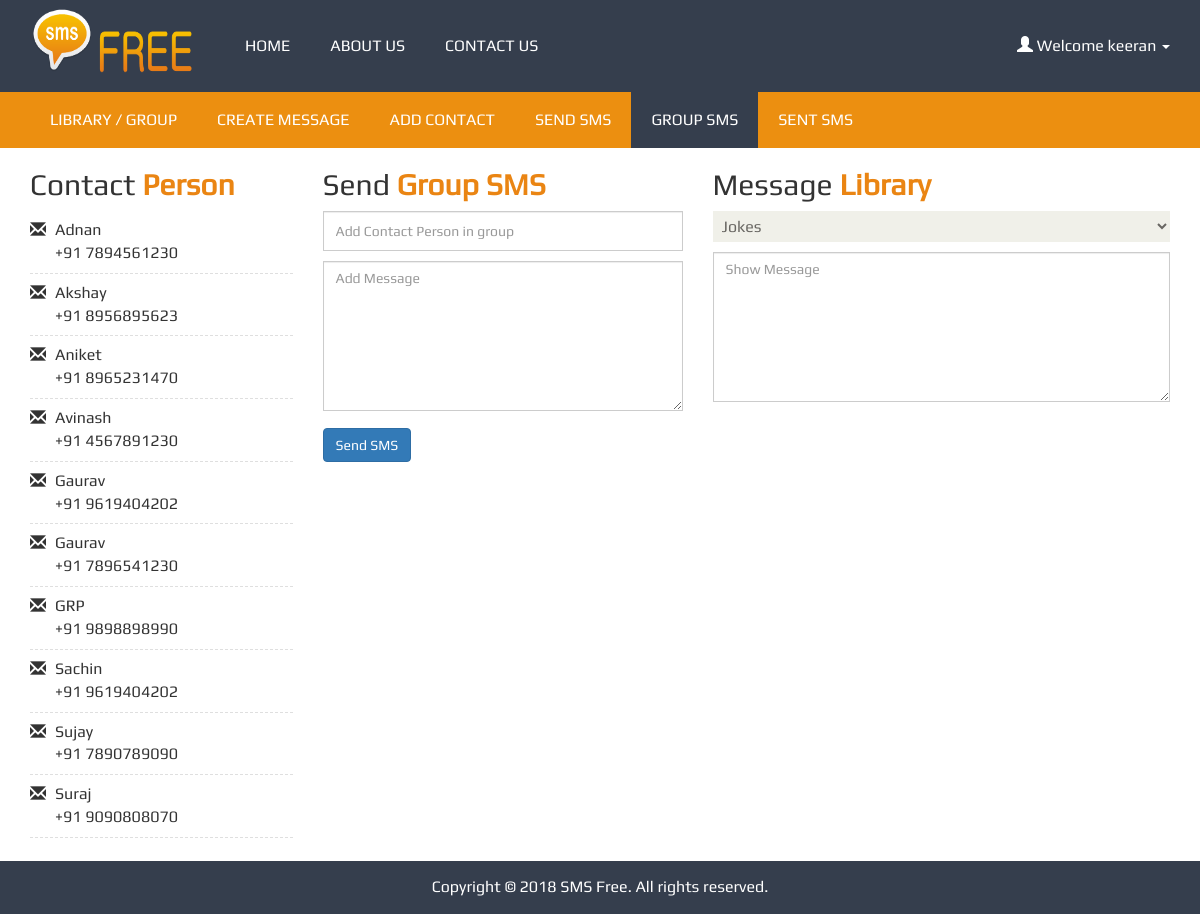
Page /group-sms.php (signed in) on the committed database.
### tables this page shows
CREATE TABLE IF NOT EXISTS `person_contact` (
`per_id` int(11) NOT NULL,
  `per_name` varchar(100) DEFAULT NULL,
  `per_mobile` bigint(20) DEFAULT NULL,
  `per_grid` varchar(100) DEFAULT NULL,
  `per_time` timestamp NOT NULL DEFAULT CURRENT_TIMESTAMP ON UPDATE CURRENT_TIMESTAMP
);

### model/db_project.php (called while the page is built, shortened)
<?php
	require_once 'db_helper.php';
	final class db_project extends db_helper{
		function show_person(){
			return parent::select("per_grid,per_name,per_mobile","person_contact","1 order by per_name asc");
		}
	}
	$obj = new db_project();
?>

### model/db_connect.php (called while the page is built, shortened)
<?php
	abstract class db_connect implements db_parameter{
		function __construct(){
			$this->conn = new mysqli(self::HOST,self::USER,self::PASS,self::DB);
		}
	}
?>

### model/db_helper.php (called while the page is built, shortened)
<?php
	require_once 'db_connect.php';
	abstract class db_helper extends db_connect{
		function select($col,$table,$condition){
			$str = "select $col from $table where $condition";
			$ans = $this->conn->query($str) or die ($this->conn->error);
			if($ans->num_rows==0){
				return 0;
			}
			else{
				while($result = $ans->fetch_object()){
					$data[]= $result;
				}
				return $data;
			}
		}
	}
?>

### group-sms.php (the view, shortened to what this page needs)
<?php
	require_once 'incs/header.php';
?>
<div class="container-fluid">
	<div class="container">
		<div class="row">
			<div class="col-lg-3 col-md-3 col-sm-12 col-xs-12">
				<h2>Contact <span>Person</span></h2>
				<?php
					$ans = $obj->show_person();
					if(is_array($ans)):
						foreach($ans as $val):
				?>
				<ul class="list left-contact">
					<li><a href="#"><span><?php echo $val->per_name; ?></span><span>+91 <?php echo $val->per_mobile; ?></span></a></li>
				</ul>
				<?php
					endforeach;
					endif;
				?>
			</div>
			<div class="col-lg-4 col-md-4 col-sm-12 col-xs-12">
				<h2>Send <span>Group SMS</span></h2>
				<div class="nmessage_form">
					<form id="group_form">
						<div class="form-group">
							<div class="input-group clearfix">
							  <input type="text" class="form-control" id="exampleInput" placeholder="Add Contact Person in group" name="pre_name">
							</div>
							<div class="input-group">
								<textarea type="text" class="form-control" id="exampleInputMessage" placeholder="Add Message" name="me_name"></textarea>
							</div>
							<div class="input-group">
							  <button type="button" class="btn btn-primary group_btn">Send SMS</button>
							</div>
						</div>
					</form>
				</div>
			</div>
			<div class="col-lg-5 col-md-5 col-sm-12 col-xs-12">
				<h2>Message <span>Library</span></h2>
				<div class="show-block">
					<div class="form-group">
						<div class="input-group">
							<select class="select-group">
								<option>Jokes</option>
							</select>
						</div>
						<div class="input-group">
							<textarea type="text" class="form-control" id="exampleInputMessage" placeholder="Show Message" name="me_name"></textarea>
						</div>
					</div>
				</div>
			</div>
		</div>
	</div><br/>
</div>
<?php
	require_once 'incs/footer.php';
?>

### incs/header.php (shortened to what this page needs)
<?php
	require_once 'model/db_project.php';
?>
<!DOCTYPE html>
<html lang="en">
<head>
	<?php require_once 'embeds.php';?>
</head>
<body>
	<header>
		<div class="container">
			<div class="row">
				<div class="col-lg-4 col-md-4 col-sm-4 col-xs-12 pull-right">
					<div class="pull-right">
						<?php
							if(isset($_SESSION['for_name'])):
						?>
						<ul class="login-menu login-top-padd">
							<li class="dropdown"><a href="#" class="dropdown-toggle" data-toggle="dropdown" role="button" aria-haspopup="true" aria-expanded="false"><i class="glyphicon glyphicon-user"></i> Welcome <?php echo $_SESSION['for_name'];?> <span class="caret"></span></a>
							</li>
						</ul>
						<?php
							endif;
						?>
					</div>
				</div>
				<div class="col-lg-2 col-md-2 col-sm-2 col-xs-12">
					<figure class="logo">
						<a href="index.php"><img src="assets/images/logo.png" alt="SMS Free" class="img-responsive"></a>
					</figure>
				</div>
				<div class="col-lg-6 col-md-6 col-sm-6 col-xs-12">
					<ul class="flexy-menu main-menu">
						<li <?php active('index.php');?>><a href="index.php">Home</a></li>
						<li <?php active('about-us.php');?>><a href="about-us.php">About Us</a></li>
						<li <?php active('contact-us.php');?>><a href="contact-us.php">Contact Us</a></li>
					</ul>
				</div>
			</div>
		</div>
	</header>
	<?php
		if(isset($_SESSION['for_name'])):
	?>
	<div class="menu-block">
		<div class="container">
			<div class="row">
				<div class="col-lg-12 col-md-12 col-sm-12 col-xs-12">
					<ul class="flexy-menu orange">
						<li <?php active('library.php');?>><a href="library.php">Library / Group</a></li>
						<li <?php active('create-message.php');?>><a href="create-message.php">Create Message</a></li>
						<li <?php active('add-contact.php');?>><a href="add-contact.php">Add Contact</a></li>
						<li <?php active('send-sms.php');?>><a href="send-sms.php">Send SMS</a></li>
						<li <?php active('group-sms.php');?>><a href="group-sms.php">Group SMS</a></li>
						<li <?php active('sent-sms.php');?>><a href="sent-sms.php">Sent SMS</a></li>
					</ul>
				</div>
			</div>
		</div>
	</div>
	<?php
		endif;
	?>

### incs/embeds.php (shortened to what this page needs)
<?php
	function active($page_name) {
		if(basename($_SERVER['PHP_SELF']) == $page_name) {
			echo 'class="active"';
		}
	}
?>
<link rel="stylesheet" href="assets/css/bootstrap.min.css">
<link rel="stylesheet" href="assets/css/font-awesome.min.css">
<link rel="stylesheet" href="assets/css/flexy-menu.css">
<link rel="stylesheet" href="assets/css/style.css">

### incs/footer.php (shortened to what this page needs)
<footer>
	<div class="container">
		<div class="row">
			<div class="col-lg-12">
				<div class="copyright-block">
					Copyright &copy; <span id="copyright-year"></span> SMS Free. All rights reserved.
				</div>
			</div>
		</div>
	</div>
</footer>
</body>
</html>

### assets/css/flexy-menu.css (style rules this page uses)
.flexy-menu { width: 100%; margin:0; padding: 0; position:relative; float:left; list-style: none; }
.flexy-menu li { display:inline-block; font-size:16px; margin:0; padding:0; float:left; line-height: 20px; position:relative; }
.flexy-menu > li > a { padding:18px 20px; color:#ffffff; text-decoration:none; display:block; text-transform:uppercase; -webkit-transition:color 0.2s linear, background 0.2s linear; -moz-transition:color 0.2s linear, background 0.2s linear; -o-transition:color 0.2s linear, background 0.2s linear; transition:color 0.2s linear, background 0.2s linear; }
.main-menu > li > a { padding: 28px 20px; }
.flexy-menu li:hover > a, .flexy-menu li.active a { color: #EA8513; }
.orange li:hover > a, .orange li.active a { background:#353E4D; color: #fff!important; }

### assets/css/style.css (style rules this page uses)
body { font-family: 'playregular'; font-size: 16px; color: #333; background: #353E4D; }
ul,ol { margin:0; padding:0; list-style-type: none; }
.container-fluid { background:#ffffff; }
header { padding:8px 0; }
img { max-width: 100%; }
.logo { padding: 0 0 10px 0; }
.logo img { height:65px; }
.login-top-padd { padding-top: 27px; }
.login-menu > li > a { color: #ffffff; font-size:16px; }
.welcome-block h1 span, h2 span { color: #EA8513; font-weight: bold; }
.menu-block { background: #EC8F10; }
.list li { position: relative; border-bottom: 1px dashed #dfdfdf; padding:8px 0 8px 25px; }
.list li:before { position: absolute; left:0; content: "\2709"; font-family: 'Glyphicons Halflings'; }
.list li a { color: inherit; display: block; }
.list li span { width:50%; display:inline-block; }
.left-contact li span:first-child, .left-contact li span:last-child { width:100%; }
footer { padding:15px 0; }
.copyright-block { color: #fff; text-align: center; }
.form-control { height: 40px; }
.input-group { margin-bottom: 10px; }
.nmessage_form .input-group, .show-block .input-group { display:block; }
#exampleInputMessage, .show-block #exampleInputMessage { width:100%; float:none; height:150px; resize:vertical; }
select { background: none repeat scroll 0 0 #f0f0e9; border: 0 none; border-radius: 0; color: #696763; padding: 5px; resize: none; width: 100%; }

### rows in the picture
person_contact: per_name "Adnan", per_mobile "7894561230"
person_contact: per_name "Akshay", per_mobile "8956895623"
person_contact: per_name "Aniket", per_mobile "8965231470"
person_contact: per_name "Avinash", per_mobile "4567891230"
person_contact: per_name "Gaurav", per_mobile "9619404202"
person_contact: per_name "Gaurav", per_mobile "7896541230"
person_contact: per_name "GRP", per_mobile "9898898990"
person_contact: per_name "Sachin", per_mobile "9619404202"
person_contact: per_name "Sujay", per_mobile "7890789090"
person_contact: per_name "Suraj", per_mobile "9090808070"

### other values in the picture
$_SESSION['for_name'] "keeran"
